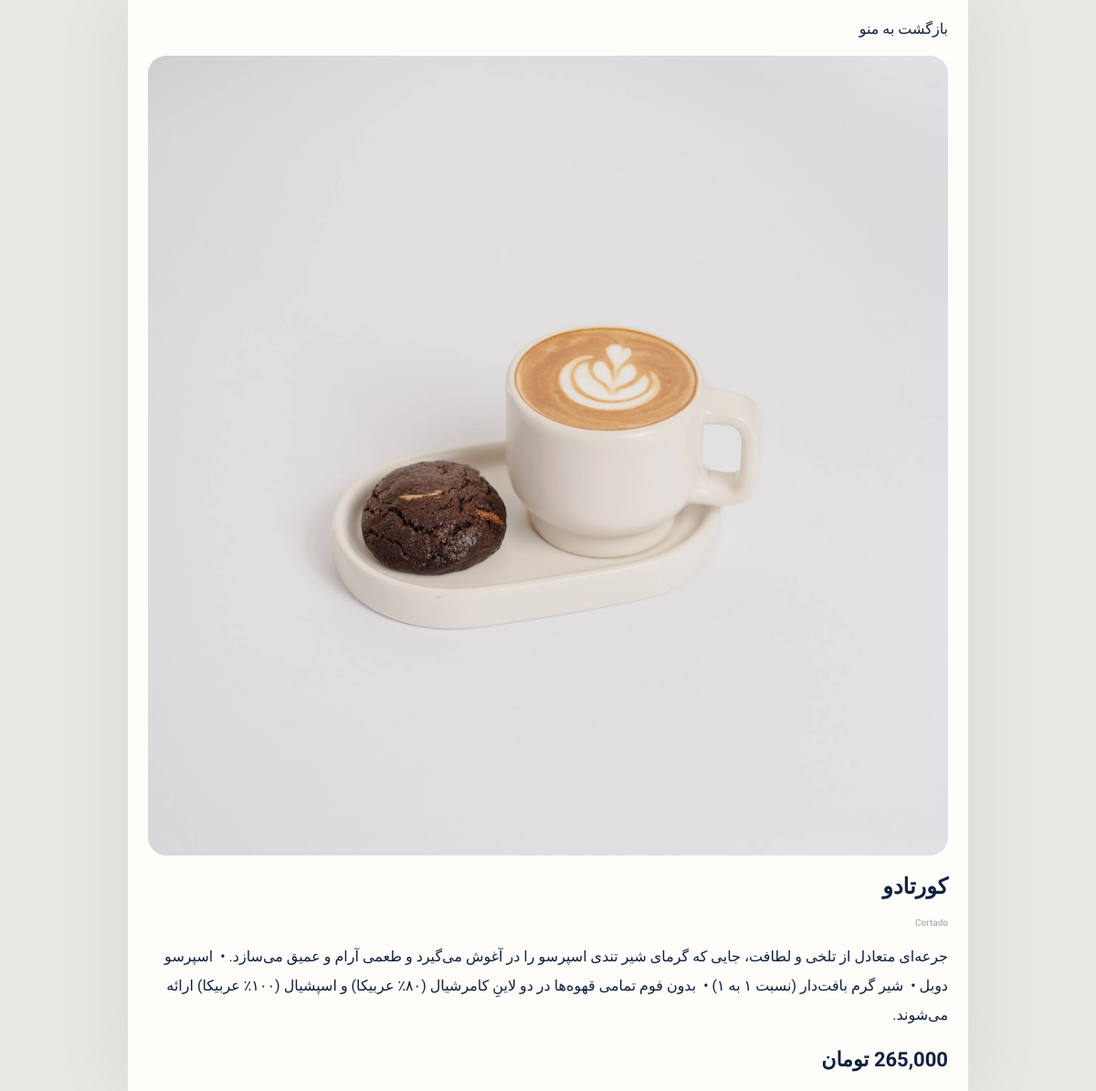
The app's page /menu/cortado/ with its own data.
### menu/models.py (models this page shows, shortened)
class MenuItem(models.Model):
    category = models.ForeignKey(
        Category,
        on_delete=models.PROTECT,
        related_name="items",
        verbose_name="دسته‌بندی",
    )
    name = models.CharField(max_length=160, verbose_name="نام محصول")
    english_name = models.CharField(
        max_length=160,
        blank=True,
        verbose_name="نام انگلیسی",
    )
    slug = models.SlugField(max_length=180, unique=True, verbose_name="اسلاگ")
    description = models.TextField(blank=True, verbose_name="توضیحات")
    price = models.PositiveIntegerField(verbose_name="قیمت")
    image = models.ImageField(
        upload_to="menu/items/%Y/%m/",
        blank=True,
        null=True,
        verbose_name="تصویر",
    )
    is_available = models.BooleanField(default=True, verbose_name="موجود")
    is_featured = models.BooleanField(default=False, verbose_name="ویژه")
    sort_order = models.PositiveIntegerField(default=0, verbose_name="ترتیب نمایش")
    created_at = models.DateTimeField(auto_now_add=True)
    updated_at = models.DateTimeField(auto_now=True)
    class Meta:
        ordering = ["category__sort_order", "sort_order", "name"]
        verbose_name = "محصول منو"
        verbose_name_plural = "محصولات منو"

### menu/views.py (the view)
# urls.py: path('menu/<slug:slug>/', views.item_detail, name='item_detail'),
def item_detail(request, slug):
    item = get_object_or_404(MenuItem.objects.select_related("category"), slug=slug)
    return render(request, "menu/item_detail.html", {"item": item})

### menu/templatetags/menu_extras.py (called while the page is built)
@register.filter
def price_format(value):
    try:
        return f"{int(value):,}"
    except (TypeError, ValueError):
        return value

### templates/menu/item_detail.html (shortened to what this page needs)
{% load static menu_extras %}
<!doctype html>
<html lang="fa" dir="rtl">
<head>
    <link rel="stylesheet" href="{% static 'menu/style.css' %}">
</head>
<body>
    <main class="page-shell detail-page">
        <a class="back-link" href="{% url 'menu:home' %}">بازگشت به منو</a>
        <article class="detail-card">
            {% if item.image %}
                <img class="detail-image" src="{{ item.image.url }}" alt="{{ item.name }}">
            {% endif %}
            <h1>{{ item.name }}</h1>
            {% if item.english_name %}<p class="english-name">{{ item.english_name }}</p>{% endif %}
            {% if item.description %}<p class="detail-description">{{ item.description }}</p>{% endif %}
            {% if item.is_available %}
                <div class="detail-price">{{ item.price|price_format }} تومان</div>
            {% else %}
                <div class="detail-price unavailable">ناموجود</div>
            {% endif %}
        </article>
    </main>
</body>
</html>

### static/menu/style.css (style rules this page uses)
:root { --navy: #10203f; --navy-soft: #1b2d50; --cream: #f5f1e9; --paper: #fffdf9; --muted: #7a7f88; --line: rgba(16, 32, 63, .10); --shadow: 0 16px 45px rgba(16, 32, 63, .10); }
* { box-sizing: border-box; }
html { scroll-behavior: smooth; }
body { margin: 0; background: #e9e7e2; color: var(--navy); font-family: 'Vazirmatn', Arial, sans-serif; -webkit-font-smoothing: antialiased; }
a { color: inherit; text-decoration: none; }
.page-shell { width: min(100%, 920px); margin: 0 auto; min-height: 100vh; overflow: hidden; background: var(--paper); box-shadow: 0 0 80px rgba(16, 32, 63, .08); }
.english-name { margin: 4px 0 0; color: #9a9da3; font-size: 10px; direction: ltr; text-align: right; }
.detail-page { padding: 22px; }
.back-link { display: inline-block; margin-bottom: 20px; }
.detail-card { text-align: right; }
.detail-image { width: 100%; display: block; object-fit: cover; border-radius: 20px; }
.detail-description { line-height: 2; }
.detail-price { font-size: 22px; font-weight: 700; margin-top: 20px; }

### records on screen
MenuItem: image (picture), name "کورتادو", english_name "Cortado", description "جرعه‌ای متعادل از تلخی و لطافت، جایی که گرمای شیر تندی اسپرسو را در آغوش می‌گیرد و طعمی آرام و عمیق می‌سازد. • ‌ اسپرسو دوبل • ‌ شیر گرم بافت‌دار (نسبت ۱ به ۱) • ‌ بدون فوم تمامی قهوه‌ها در دو لاینِ کامرشیال (۸۰٪ عربیکا) و اسپشیال (۱۰۰٪ عربیکا) ارائه می‌شوند.", price "265,000"
